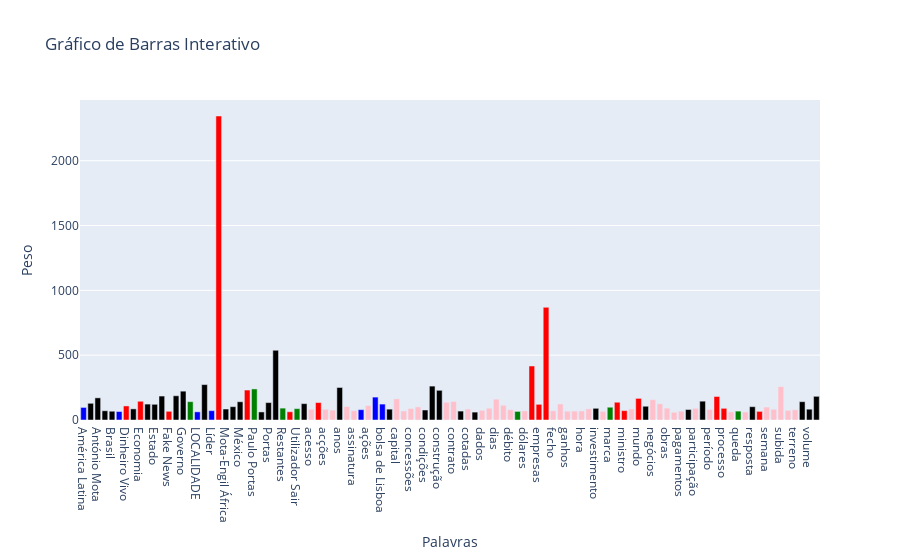

The code cell stored with this chart in its notebook:
### Code cell
import plotly.graph_objects as go

frequencias = df["keywords"].iloc[4]

# Step 1: Extract words, counts, and classes
palavras = list(frequencias.keys())
valores = [data['weight'] for data in frequencias.values()]
classes = [list(data['type']) for data in frequencias.values()]


# Step 2: Define color mapping for classes
color_map = {
    'ORG': 'blue',
    'PER': 'green',
    'MISC': 'red',
    "WORD": "pink",
    "LOC": "black"
}

# Step 3: Assign colors based on class
marker_colors = [
    color_map[class_name[0]] if isinstance(class_name, list) else color_map[class_name]
    for class_name in classes
]
# Step 4: Create the bar chart
fig = go.Figure(data=[
    go.Bar(
        x=palavras,
        y=valores,
        marker_color=marker_colors,
        hovertemplate="<b>%{x}</b><br>Weight: %{y}<br>Class: %{customdata}<extra></extra>",
        customdata=classes  # Adding class data for hover information
    )
])

fig.update_layout(
    title='Gráfico de Barras Interativo',
    xaxis_title='Palavras',
    yaxis_title='Peso',
)

fig.show()

### Figure 1 — Plotly figure (JSON) as saved in the notebook; plotly's stock layout.template omitted (floating-point values rounded to 4 significant figures; data arrays with more than 128 entries replaced by an {"elided": "..."} marker saying what was removed)
{"data": [{"customdata": {"elided": "104 rows, 167 str values in total"}, "hovertemplate": "<b>%{x}</b><br>Weight: %{y}<br>Class: %{customdata}<extra></extra>", "marker": {"color": ["blue", "black", "black", "black", "black", "blue", "red", "black", "red", "black", "black", "black", "red", "black", "black", "green", "blue", "black", "blue", "red", "black", "black", "black", "red", "green", "black", "black", "black", "green", "red", "green", "black", "pink", "red", "pink", "pink", "black", "pink", "pink", "blue", "pink", "blue", "blue", "black", "pink", "pink", "pink", "pink", "black", "black", "black", "pink", "pink", "black", "pink", "black", "pink", "pink", "pink", "pink", "pink", "green", "pink", "red", "red", "red", "pink", "pink", "pink", "pink", "pink", "pink", "black", "pink", "green", "red", "red", "pink", "red", "black", "pink", "pink", "pink", "pink", "pink", "black", "pink", "black", "pink", "red", "red", "pink", "green", "pink", "black", "red", "pink", "pink", "pink", "pink", "pink", "black", "black", "black"]}, "type": "bar", "x": ["América Latina", "Angola", "António Mota", "Anónimo", "Brasil", "Comissão do Mercado de Valores Mobiliários", "Dinheiro Vivo", "EUA", "Economia", "Em Portugal", "Estado", "Europa", "Fake News", "Ganhos da Mota-Engil", "Governo", "Jorge Coelho", "LOCALIDADE", "Lisboa", "Líder", "Mota-Engil", "Mota-Engil África", "Moçambique", "México", "PSI20", "Paulo Portas", "Polónia", "Portas", "Portugal", "Restantes", "Sociedade", "Utilizador Sair", "VISA", "acesso", "acordo", "acções", "administração", "anos", "artigos", "assinatura", "aumento", "ações", "bolsa", "bolsa de Lisboa", "campanha", "capital", "concessão", "concessões", "concurso", "condições", "construtora", "construção", "conta", "contrato", "contratos", "cotadas", "crescimento", "dados", "destaque", "dias", "direitos", "débito", "dívida", "dólares", "empresa", "empresas", "euros", "fecho", "fonte", "ganhos", "gestão", "hora", "horas", "investimento", "login", "marca", "mercado", "ministro", "minutos", "mundo", "negócio", "negócios", "obra", "obras", "operação", "pagamentos", "parceria", "participação", "país", "período", "presidente", "processo", "qualidade", "queda", "reportagens", "resposta", "resultados", "semana", "semestre", "subida", "suspensão", "terreno", "venda", "volume", "África"], "y": [96.95, 128.8, 170.8, 71.3, 67.75, 65.35, 108.4, 85.75, 144.4, 122.7, 121.1, 184.8, 67.05, 186.8, 222.5, 141.4, 62.95, 273.1, 71.95, 2345.0, 84.7, 102.8, 140.7, 231.1, 239.5, 62.1, 134.3, 537.9, 91.5, 63.6, 87.75, 126.1, 82.7, 134.5, 82.7, 76.55, 250.7, 104.0, 71.65, 79.7, 111.1, 176.6, 122.7, 83.7, 163.3, 69.85, 89.1, 101.3, 77.15, 261.5, 228.9, 136.8, 142.9, 68.7, 84.45, 60.9, 74.7, 90.95, 160.9, 113.8, 79.45, 66.15, 70.45, 416.6, 120.8, 869.5, 71.1, 124.0, 68.05, 68.9, 69.9, 86.2, 90.15, 66.75, 98.6, 137.0, 72.25, 85.4, 166.6, 106.0, 156.7, 125.0, 91.45, 59.75, 68.55, 81.0, 90.5, 145.2, 81.95, 181.4, 90.1, 63.1, 68.6, 61.75, 102.6, 66.6, 100.2, 82.85, 257.6, 74.5, 79.3, 141.1, 83.3, 182.7]}], "layout": {"title": {"text": "Gráfico de Barras Interativo"}, "xaxis": {"title": {"text": "Palavras"}}, "yaxis": {"title": {"text": "Peso"}}}}
